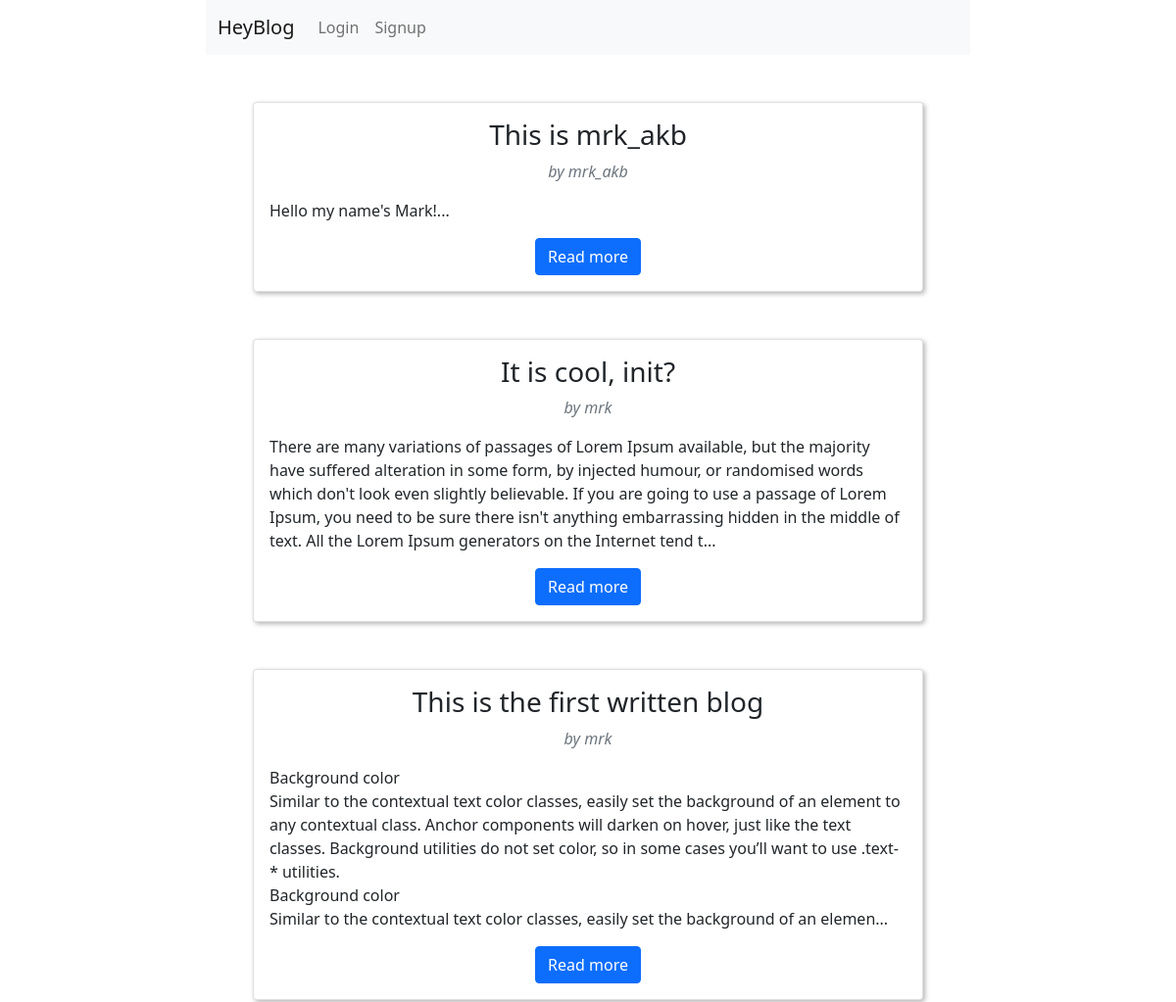
The app's page / (upper part), older data.
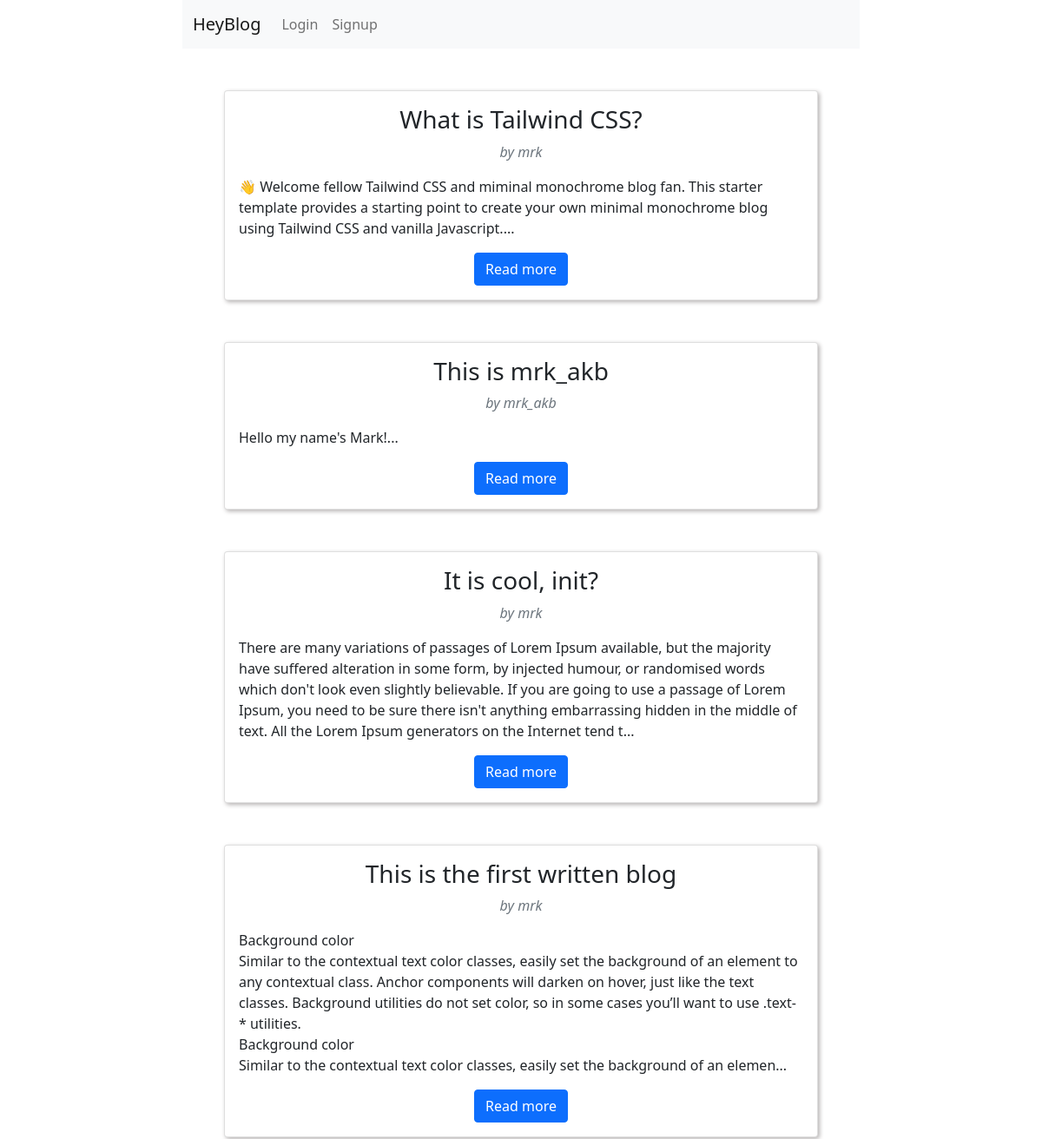
The same page, newer data.
### blog/models.py (models this page shows, shortened)
class Blog(models.Model):
    title = models.CharField(max_length=255)
    body = models.TextField()
    date = models.DateTimeField(auto_now_add=True)
    author = models.ForeignKey(
    get_user_model(),
    on_delete=models.CASCADE,
    )

### blog/views.py (the view)
# urls.py: path('', BlogListView.as_view(), name='home'),
class BlogListView(ListView):
    model = Blog
    template_name = 'blog/home.html'
    object_list = 'blogs'
    ordering = ['-date']
    login_url = 'login'

### blog/templates/blog/home.html
{% extends 'blog/base.html' %}
{% block content %}
{% for blog in object_list %}
    <div class="card " style="box-shadow: 2px 2px 5px rgb(182, 179, 179);">
        <div class="card-body" >
            <h3 class="card-title" style="text-align: center;">{{ blog.title }}</h3>
            <p class="card-text text-muted" style="text-align: center;"><em>by {{ blog.author }}</em></p>
        <p class="card-text">{{ blog.body|linebreaksbr|slice:"400" }}...</p>
        <div style="text-align: center;"><a href="{% url 'blog_detail' blog.id %}" class="btn btn-primary">Read more</a></div>
        </div>
    </div>
{% endfor %}
{% endblock content %}

Row changes from the older to the newer data that the page shows:
added Blog: title "What is Tailwind CSS?", author "mrk", body "👋 Welcome fellow Tailwind CSS and miminal monochrome blog fan. This starter template provides a starting point to create your own minimal monochrome blog using Tailwind CSS and vanilla Javascript."
